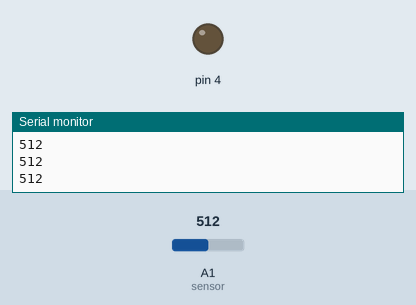
This sketch was run on a simulated Arduino Uno, built with avr-gcc and run on an emulated ATmega328P. Shown: output pins drawn as LEDs (lit = HIGH), the last lines printed to the serial monitor. The test bench sets the inputs (shaded band); at power-on: A1 (sensor) = 512. The modem accepts every AT command (registered, SIM ready, sends succeed) and sends nothing else.

Above: at 1.2 s.
1.3 s: A1 (sensor) set to 790
2.8 s: A1 (sensor) set to 815
At 3.6 s:
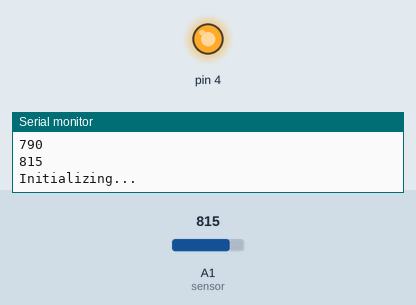
4.3 s: A1 (sensor) set to 716
At 6.6 s:
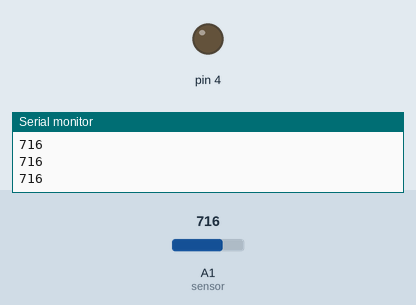
Timing chart, 0 to 8.1 s (numbered marks = the images above; inputs shaded):
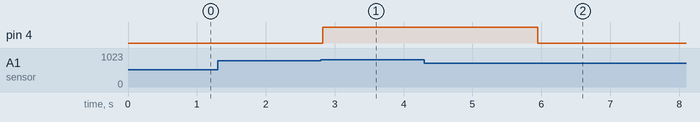

Measured:
- the behaviour switches between 800 and 801 on A1 (sensor) (found by bisection; images 0 and 1)
- after the input at 2.8 s, pin 4: LOW → HIGH at once
- after the input at 4.3 s, pin 4: HIGH → LOW after 1.6 s

The sketch:

GSM_Laser.ino
```cpp
#include <SoftwareSerial.h>

//Create software serial object to communicate with SIM800L
SoftwareSerial mySerial(3, 2); //SIM800L Tx & Rx is connected to Arduino #3 & #2
int data = 0;

int sensor = A1;
void setup()
{
  //Begin serial communication with Arduino and Arduino IDE (Serial Monitor)
  Serial.begin(9600);

  //Begin serial communication with Arduino and SIM800L
  mySerial.begin(9600);
 pinMode(sensor, INPUT);
  pinMode(4, OUTPUT);
  //Serial.println("Initializing...");

  //delay(1000);

 //mySerial.println("AT"); //Once the handshake test is successful, it will back to OK
  //updateSerial();

  //mySerial.println("AT+CMGF=1"); // Configuring TEXT mode
  //updateSerial();
 //mySerial.println("AT+CMGS=\"+918849828574\"");//change ZZ with country code and xxxxxxxxxxx with phone number to sms
 // updateSerial();
  //mySerial.print("Last Minute Engineers | lastminuteengineers.com"); //text content
  //updateSerial();
 // mySerial.write(26);
}

void loop()
{
  data = analogRead(sensor);
Serial.println(data);
if ( data >800) //
  {
     Serial.println("Initializing...");
 digitalWrite(4,HIGH);
  delay(1000);

  mySerial.println("AT"); //Once the handshake test is successful, it will back to OK
  updateSerial();

  mySerial.println("AT+CMGF=1"); // Configuring TEXT mode
  updateSerial();
 mySerial.println("AT+CMGS=\"+918849828574\"");//change ZZ with country code and xxxxxxxxxxx with phone number to sms
  updateSerial();
  mySerial.print("ALERT!!! Unwanted Entry Detected, Thanks From Saraswati Vidhyalay Ramas"); //text content
  updateSerial();
  mySerial.write(26);
  }
  else
  {
    digitalWrite(4,LOW);
  }

}

void updateSerial()
{
  delay(500);
  while (Serial.available())
  {
    mySerial.write(Serial.read());//Forward what Serial received to Software Serial Port
  }
  while(mySerial.available())
  {
    Serial.write(mySerial.read());//Forward what Software Serial received to Serial Port
  }
}
```
